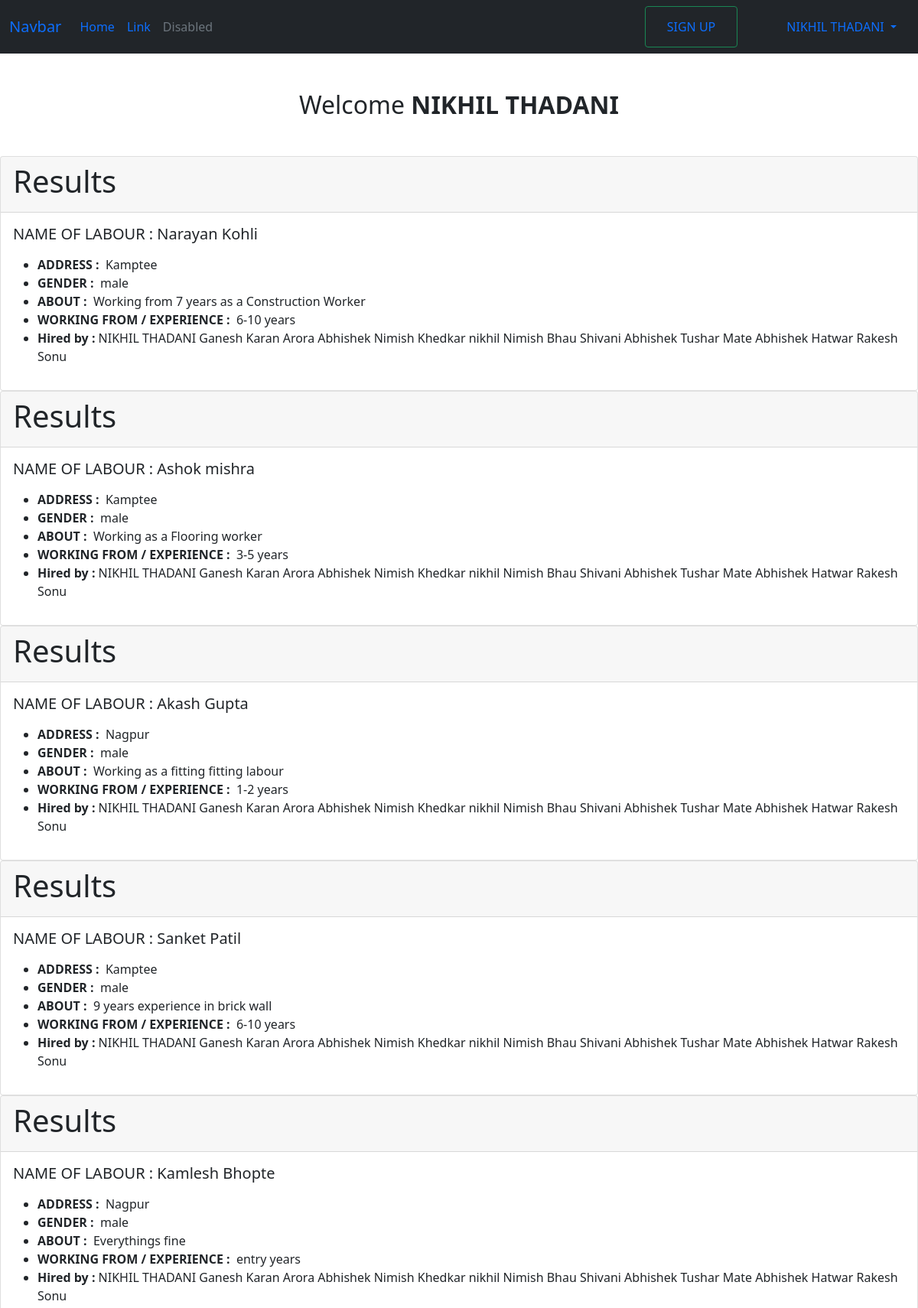
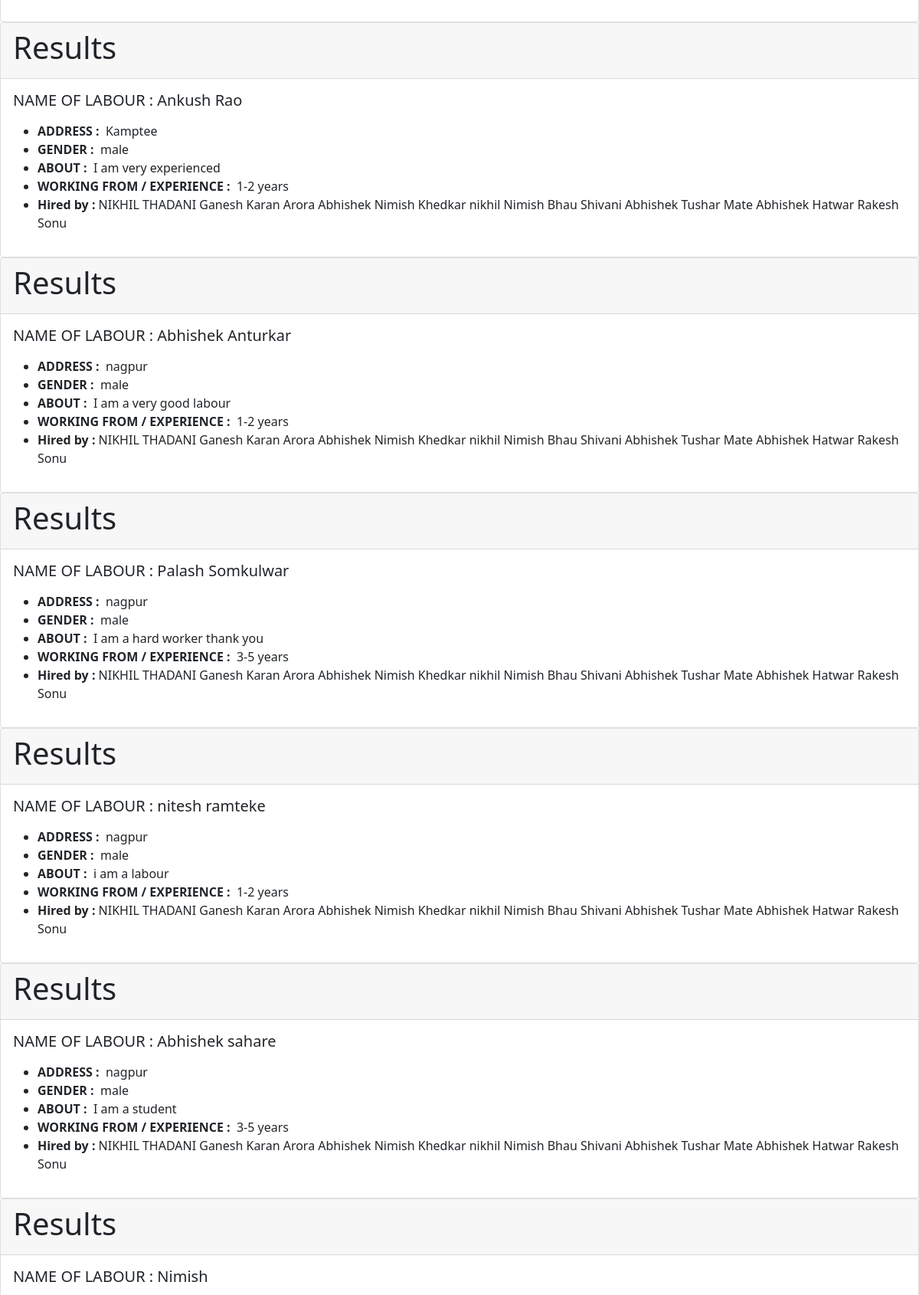
/results (signed in, upper part), run on the app's committed database (2 pictures, top to bottom).
### accounts/models.py (models this page shows, shortened)
class User(AbstractBaseUser, PermissionsMixin):
    full_name       = models.CharField(_('full name'), max_length=30)
    email           = models.EmailField(_('email address'), unique=True,blank=True)
    phone_no        = models.CharField(_("Phone no"),max_length=10,unique=True)
    is_staff        = models.BooleanField(_('staff status'), default=False)
    is_active       = models.BooleanField(_('active'), default=True)
    date_joined     = models.DateTimeField(_('date joined'),default=timezone.now)
    is_engineer    = models.BooleanField(_('engineer'), default=False)
    is_labour     = models.BooleanField(_('labour'), default=False)
    objects = CustomUserManager()
    USERNAME_FIELD = 'phone_no'
    REQUIRED_FIELDS = ['full_name',]
    class Meta:
        verbose_name = _('user')
        verbose_name_plural = _('users')
    def __str__(self):
        return self.full_name

class Labour(models.Model):
    user            = models.OneToOneField(User, on_delete=models.CASCADE)
    location        = models.CharField(_('Where do you Reside now'), max_length=20, null=True, blank=True)
    gender          = models.CharField(max_length=10, choices=GENDERS, null=True, blank=True)
    about           = models.CharField(max_length=40,blank=True, null=True)
    category        = models.CharField('Select your work type :',max_length=20,choices=CATEGORY,null=True, blank=True)
    years_of_exp    = models.CharField('Years of Experience', max_length=20, choices=YEARS_OF_EXP, null=True, blank=True)
    is_hired = models.BooleanField(default=False)

class Engineer(models.Model):
    user        = models.OneToOneField(User, on_delete=models.CASCADE)
    name        = models.CharField(_('NAME'), max_length=50, null=True, blank=True)
    country     = models.CharField(max_length=40, null=True, blank=True)
    state       = models.CharField(max_length=40, null=True, blank=True)
    address     = models.CharField(_('company address'), max_length=120, null=True, blank=True)
    class Meta:
        verbose_name_plural = 'Engineer'

### accounts/views.py (the view)
# urls.py: path('results',results,name='results'),
def results(request):
    engg = Engineer.objects.all()
    labour_detail = Labour.objects.all()
    return render(request, 'results.html', {'labour_detail': labour_detail, 'engg': engg})

### templates/results.html (shortened to what this page needs)
{% extends 'home.html' %}
{% block content %}
 {% for details in labour_detail %}
 <div class="card">
    <div class="card-header">
    <h1>Results</h1>
    </div>
    <div class="card-body">
      <h5 class="card-title">NAME OF LABOUR : {{details.user}}</h5>
      <p class="card-text">
     <ul>
    <li><b>ADDRESS :</b> &nbsp;{{ details.location }}</li>
    <li><b>GENDER :</b> &nbsp;{{ details.gender }}</li>
    <li><b>ABOUT :</b> &nbsp;{{ details.about }}</li>
    <li><b>WORKING FROM / EXPERIENCE :</b> &nbsp;{{ details.years_of_exp }} years</li>
    <li>
        <strong>Hired by : </strong>
        {% for engineer in engg %}
            {{engineer.name}}
        {% endfor %}
    </li>
      </p>
    </div>
  </div>
{% endfor %}
{% endblock content %}

### templates/home.html (shortened to what this page needs)
{% load static %}
<!DOCTYPE html>
<html lang="en">
<head>
    <link href="https://cdn.jsdelivr.net/npm/bootstrap@5.0.1/dist/css/bootstrap.min.css" rel="stylesheet">
</head>
<body>
    <nav class="navbar navbar-expand-lg navbar-primary bg-dark">
        <div class="container-fluid">
          <a class="navbar-brand" href="#">Navbar</a>
          <div class="collapse navbar-collapse" id="navbarSupportedContent">
            <ul class="navbar-nav me-auto mb-2 mb-lg-0">
              <li class="nav-item">
                <a class="nav-link active" aria-current="page" href="#">Home</a>
              </li>
              <li class="nav-item">
                <a class="nav-link" href="#">Link</a>
              </li>
              <li class="nav-item">
                <a class="nav-link disabled" href="#" tabindex="-1" aria-disabled="true">Disabled</a>
              </li>
            </ul>
            <div class="nav-item mx-5">
                <button class="btn btn-outline-success" ><a class="nav-link" href="/eng_lab">SIGN UP</a></button>
            </div>
            {% if request.user.is_authenticated %}
            <div class="nav-item dropdown">
              <a class="nav-link dropdown-toggle" href="#" id="navbarDropdown" role="button" data-bs-toggle="dropdown" aria-expanded="false">
                {{request.user.full_name}}
              </a>
           </div>
            {% else %}
            <button class="btn btn-outline-success" ><a class="nav-link" href="/login/">LOG IN</a></button>
            {% endif %}
          </div>
        </div>
      </nav>
      {% if request.user.is_authenticated %}
      <h2 class="text-center my-5">Welcome <b>{{request.user}}</b></h2>
      {% endif %}
      {% block content %}
      {% endblock %}
</body>
</html>

### data on the page
User: user.full_name "NIKHIL THADANI", user "NIKHIL THADANI"
Labour: user "Narayan Kohli", location "Kamptee", gender "male", about "Working from 7 years as a Construction Worker", years_of_exp "6-10"
Engineer: name "NIKHIL THADANI"
Engineer: name "Ganesh"
Engineer: name "Karan Arora"
Engineer: name "Abhishek"
Engineer: name "Nimish Khedkar"
Engineer: name "nikhil"
Engineer: name "Nimish Bhau"
Engineer: name "Shivani"
Engineer: name "Abhishek"
Engineer: name "Tushar Mate"
Engineer: name "Abhishek Hatwar"
Engineer: name "Rakesh Sonu"
Labour: user "Ashok mishra", location "Kamptee", gender "male", about "Working as a Flooring worker", years_of_exp "3-5"
Labour: user "Akash Gupta", location "Nagpur", gender "male", about "Working as a fitting fitting labour", years_of_exp "1-2"
Labour: user "Sanket Patil", location "Kamptee", gender "male", about "9 years experience in brick wall", years_of_exp "6-10"
Labour: user "Kamlesh Bhopte", location "Nagpur", gender "male", about "Everythings fine", years_of_exp "entry"
Labour: user "Ankush Rao", location "Kamptee", gender "male", about "I am very experienced", years_of_exp "1-2"
Labour: user "Abhishek Anturkar", location "nagpur", gender "male", about "I am a very good labour", years_of_exp "1-2"
Labour: user "Palash Somkulwar", location "nagpur", gender "male", about "I am a hard worker thank you", years_of_exp "3-5"
Labour: user "nitesh ramteke", location "nagpur", gender "male", about "i am a labour", years_of_exp "1-2"
Labour: user "Abhishek sahare", location "nagpur", gender "male", about "I am a student", years_of_exp "3-5"
Labour: user "Nimish"
